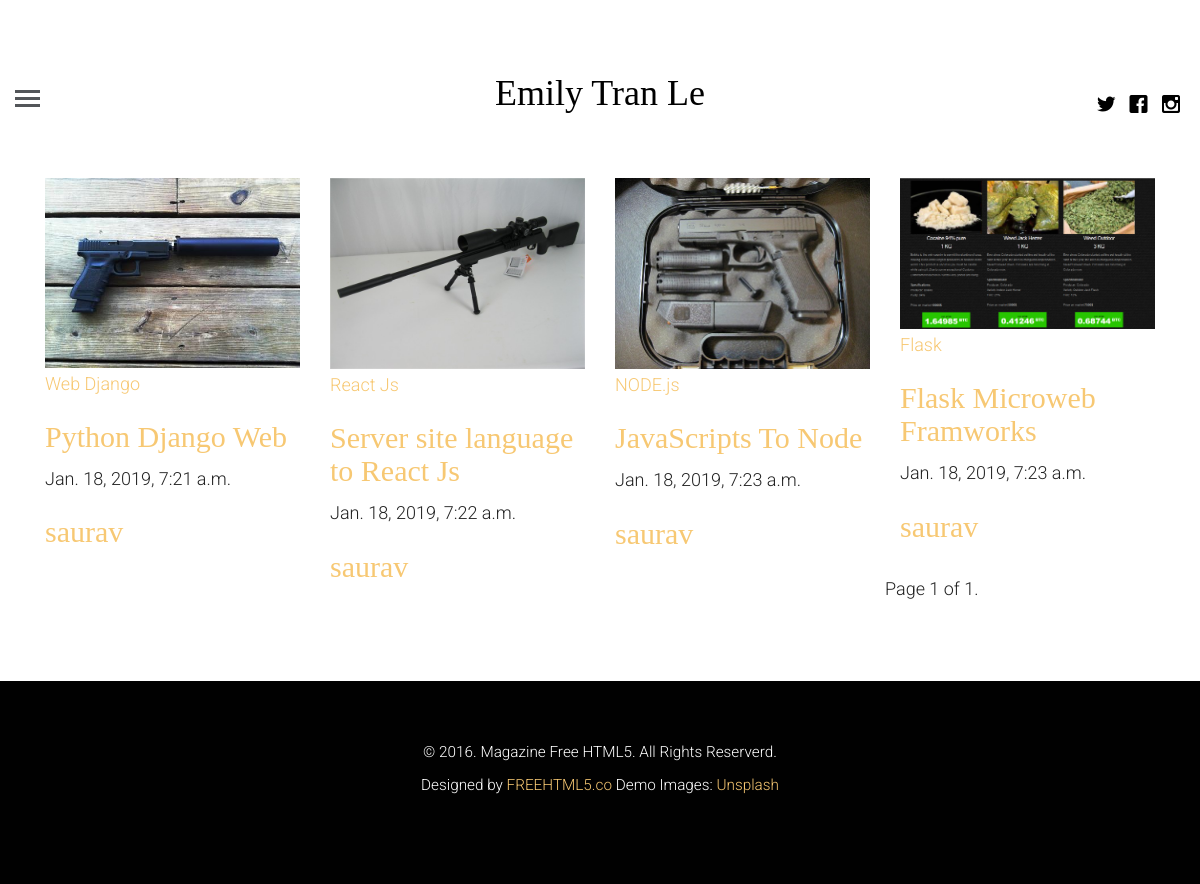
The page / on the database its author committed.
### blog_app/models.py (models this page shows, shortened)
class Post(models.Model):
    title = models.CharField(max_length=150)
    post_category = models.ForeignKey(category, on_delete=models.CASCADE)
    image = models.ImageField(upload_to='post/picture')
    descriptions = models.TextField()
    post_author = models.ForeignKey(author, on_delete=models.CASCADE)
    blockquote = models.TextField()
    highlight = models.CharField(max_length=150)
    posted = models.DateTimeField(auto_now_add=True, auto_now=False)
    updated = models.DateTimeField(auto_now=True, auto_now_add=False)

class category(models.Model):
    category_name = models.CharField(max_length=150)

class author(models.Model):
    name = models.ForeignKey(User, on_delete=models.CASCADE)
    picture = models.FileField(upload_to='author/picture')
    bio = models.TextField()

### blog_app/views.py (the view)
# urls.py: path('', views.IndexView, name="index"),
def IndexView(request):
    post = Post.objects.all()
    paginator = Paginator(post, 12) # Show 25 contacts per page
    page = request.GET.get('page')
    total_article = paginator.get_page(page)
    return render(request, 'index.html',{'post':total_article})

### templates/index.html (shortened to what this page needs)
{% extends 'base.html' %}
{% load static %}
{% block body_block %}
	{% for post in post %}
		<article class="col-lg-3 col-md-3 col-sm-3 col-xs-6 col-xxs-12 animate-box">
			<figure>
				<a href="{% url 'single' id=post.id %}"><img src="{{ post.image.url }}" alt="Image" class="img-responsive"></a>
			</figure>
			<span class="fh5co-meta"><a href="">{{ post.post_category.category_name }}</a></span>
			<h2 class="fh5co-article-title"><a href="{% url 'single' id=post.id %}">{{ post.title }}</a></h2>
			<span class="fh5co-meta fh5co-date">{{ post.posted }}</span>
			<br>
			<h2 class="fh5co-article-title"><a href="">{{ post.post_author.name }}</a></h2>
		</article>
	{% endfor %}
<div class="pagination">
    <span class="step-links">
        <span class="current">
            Page {{ post.number }} of {{ post.paginator.num_pages }}.
        </span>
    </span>
</div>
{% endblock %}

### templates/base.html (shortened to what this page needs)
<!DOCTYPE html>
 <html class="no-js">
	<head>
	{% load static %}
	<link rel="stylesheet" href="{% static 'css/animate.css' %}">
	<link rel="stylesheet" href="{% static 'css/icomoon.css' %}">
	<link rel="stylesheet" href="{% static 'css/bootstrap.css' %}">
	<link rel="stylesheet" href="{% static 'css/style.css' %}">
	</head>
	<body>
	<header id="fh5co-header">
		<div class="container-fluid">
			<div class="row">
				<a href="#" class="js-fh5co-nav-toggle fh5co-nav-toggle"><i></i></a>
				<ul class="fh5co-social">
					<li><a href="#"><i class="icon-twitter"></i></a></li>
					<li><a href="#"><i class="icon-facebook"></i></a></li>
					<li><a href="#"><i class="icon-instagram"></i></a></li>
				</ul>
				<div class="col-lg-12 col-md-12 text-center">
					<h1 id="fh5co-logo"><a href="{% url 'index' %}">Emily Tran Le</a></h1>
				</div>
			</div>
		</div>
	</header>
	<div class="container">
    {% block body_block %}{% endblock %}
	</div>
	<footer id="fh5co-footer">
		<p><small>&copy; 2016. Magazine Free HTML5. All Rights Reserverd. <br> Designed by <a href="http://freehtml5.co" target="_blank">FREEHTML5.co</a>  Demo Images: <a href="http://unsplash.com/" target="_blank">Unsplash</a></small></p>
	</footer>
	</body>
</html>

### static/css/icomoon.css (style rules this page uses)
[class^="icon-"], [class*=" icon-"] { font-family: 'icomoon' !important; speak: none; font-style: normal; font-weight: normal; font-variant: normal; text-transform: none; line-height: 1; -webkit-font-smoothing: antialiased; -moz-osx-font-smoothing: grayscale; }
.icon-facebook:before { content: "\ea67"; }
.icon-instagram:before { content: "\ea6f"; }
.icon-twitter:before { content: "\ea7c"; }

### static/css/style.css (style rules this page uses)
html { background: #fff; }
body { font-family: "Roboto", arial, sans-serif; font-size: 18px; font-weight: 300; line-height: 1.8; color: #222; background: #fff; }
a { color: #f7c873; -webkit-transition: 0.5s; -o-transition: 0.5s; transition: 0.5s; }
h1, h2, h3, h4, h5, h6 { font-family: "Playfair Display", times, serif; color: #000; }
p { margin-bottom: 30px; }
#fh5co-header { padding: 3em 3em; float: left; width: 100%; }
@media screen and (max-width: 1200px) { #fh5co-header { padding-left: 15px; padding-right: 15px; } }
#fh5co-header .fh5co-nav-toggle { position: absolute; top: 4.2em; left: 3em; z-index: 99; }
@media screen and (max-width: 1200px) { #fh5co-header .fh5co-nav-toggle { top: 4em; left: 15px; } }
#fh5co-header .fh5co-social { position: absolute !important; right: 3em !important; top: 3.2em; z-index: 99; -webkit-transition: 0.5s; -o-transition: 0.5s; transition: 0.5s; }
@media screen and (max-width: 1200px) { #fh5co-header .fh5co-social { right: 15px !important; top: 3.2em; } }
#fh5co-header #fh5co-logo { text-align: center; }
#fh5co-header #fh5co-logo a { color: #000; }
.fh5co-social { padding: 0; margin: 30px 0 0 0; position: relative; }
.fh5co-social li { padding: 0; margin: 0; list-style: none; display: inline; }
.fh5co-social li a { font-size: 20px; padding: 4px; color: #000; }
#fh5co-footer { padding: 3em 0; text-align: center; background: #010101; color: #fff; margin-top: 56px; }
.js .to-animate, .js .to-animate-2, .js .animate-box { opacity: 0; }
.fh5co-nav-toggle { width: 25px; height: 25px; cursor: pointer; text-decoration: none; }
.fh5co-nav-toggle i { position: relative; display: -moz-inline-stack; display: inline-block; zoom: 1; *display: inline; width: 25px; height: 3px; color: #535659; font: bold 14px/.4 Helvetica; text-transform: uppercase; text-indent: -55px; background: #535659; transition: all .2s ease-out; }
.fh5co-nav-toggle i::before, .fh5co-nav-toggle i::after { content: ''; width: 25px; height: 3px; background: #535659; position: absolute; left: 0; -webkit-transition: 0.2s; -o-transition: 0.2s; transition: 0.2s; }
.fh5co-nav-toggle i::before { top: -7px; }
.fh5co-nav-toggle i::after { bottom: -7px; }
.fh5co-nav-toggle { position: absolute; top: 18px; left: 0; z-index: 21; padding: 6px 0 0 0; display: block; margin: 0 auto; display: block; height: 44px; width: 25px; border-bottom: none !important; }

### rows shown on the page
Post: image (picture), post_category.category_name "Web Django", title "Python Django Web", posted "Jan. 18, 2019, 7:21 a.m.", post_author.name "saurav"
Post: image (picture), post_category.category_name "React Js", title "Server site language to React Js", posted "Jan. 18, 2019, 7:22 a.m.", post_author.name "saurav"
Post: image (picture), post_category.category_name "NODE.js", title "JavaScripts To Node", posted "Jan. 18, 2019, 7:23 a.m.", post_author.name "saurav"
Post: image (picture), post_category.category_name "Flask", title "Flask Microweb Framworks", posted "Jan. 18, 2019, 7:23 a.m.", post_author.name "saurav"

### other values the page prints
{{ post.number }} "1"
{{ post.paginator.num_pages }} "1"
